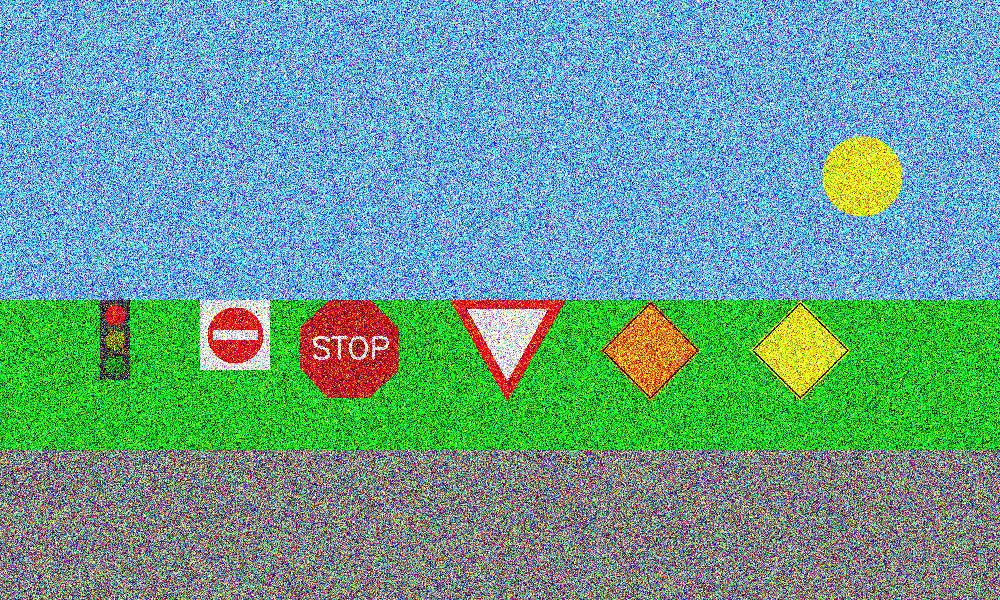
#> input picture ps02/input_images/noisy_scene_all_signs.png, 1000 x 600 px, given in place of simple_tl.png, which was not available
$ python experiment.py   (Python 2 division)
#> lines starting #> are read from the running program, lines starting #| are printed output that depends on the picture; after the words box and inside, x2 and y2 are one past the last pixel; in counts of white or black regions, pixels touching at a corner belong together; pictures that were not available may be replaced by others from this repository, and a replacement may not be noted
### ps02/ps2.py
"""
CS6476 Problem Set 2 imports. Only Numpy and cv2 are allowed.
"""
import cv2

import numpy as np


def traffic_light_detection(img_in, radii_range):
    """Finds the coordinates of a traffic light image given a radii
    range.

    Use the radii range to find the circles in the traffic light and
    identify which of them represents the yellow light.

    Analyze the states of all three lights and determine whether the
    traffic light is red, yellow, or green. This will be referred to
    as the 'state'.

    It is recommended you use Hough tools to find these circles in
    the image.

    The input image may be just the traffic light with a white
    background or a larger image of a scene containing a traffic
    light.

    Args:
        img_in (numpy.array): image containing a traffic light.
        radii_range (list): range of radii values to search for.

    Returns:
        tuple: 2-element tuple containing:
        coordinates (tuple): traffic light center using the (x, y)
                             convention.
        state (str): traffic light state. A value in {'red', 'yellow',
                     'green'}
    """

    image = np.copy(img_in)

    center = (0,0)
    red = False
    yellow = False
    green = False
    state = ""

    image_gray = img = cv2.cvtColor(image, cv2.COLOR_BGR2GRAY)
    circles = cv2.HoughCircles(image_gray, cv2.HOUGH_GRADIENT, 2.0 , 20,
                               param1=50, param2=20, minRadius=radii_range[0], maxRadius=radii_range[-1])

    if circles is not None:
        circles = np.round(circles[0, :]).astype(int)

        total_y = 0
        total_x = 0

        for c in circles:
            cv2.circle(image, (c[0], c[1]), c[2], (200, 20, 200), 2)

            total_x += c[0]
            total_y += c[1]

            if (image[c[1]][c[0]][1] >= 200):
                if (image[c[1]][c[0]][2] <= 50):
                    green = True
                elif (image[c[1]][c[0]][2] >= 200):
                    yellow = True
            elif (image[c[1]][c[0]][2] >= 200):
                red = True

        center = (int(total_x/3), int(total_y/3))

    if green:
        state = 'green'
    elif yellow:
        state = 'yellow'
    elif red:
        state = 'red'

    return (center, state)


# [148 lines left out: functions yield_sign_detection, stop_sign_detection, warning_sign_detection, construction_sign_detection, do_not_enter_sign_detection, traffic_sign_detection and 2 more, not called in this run]

### ps02/experiment.py
"""
CS6476: Problem Set 2 Experiment file

This script contains a series of function calls that run your ps2
implementation and output images so you can verify your results.
"""


import cv2

import ps2

import numpy as np


def draw_tl_center(image_in, center, state):
    """Marks the center of a traffic light image and adds coordinates
    with the state of the current image

    Use OpenCV drawing functions to place a marker that represents the
    traffic light center. Additionally, place text using OpenCV tools
    that show the numerical and string values of the traffic light
    center and state. Use the following format:

        ((x-coordinate, y-coordinate), 'color')

    See OpenCV's drawing functions:
    http://docs.opencv.org/2.4/modules/core/doc/drawing_functions.html

    Make sure the font size is large enough so that the text in the
    output image is legible.
    Args:
        image_in (numpy.array): input image.
        center (tuple): center numeric values.
        state (str): traffic light state values can be: 'red',
                     'yellow', 'green'.

    Returns:
        numpy.array: output image showing a marker representing the
        traffic light center and text that presents the numerical
        coordinates with the traffic light state.
    """

    image = np.copy(image_in)

    cv2.circle(image, center, 7, (200,20,200), -1)

    # shift the center a bit to beter place text box
    center = (center[0] + 10, center[1] - 2)

    font = cv2.FONT_HERSHEY_SIMPLEX
    font_size = 1.5
    thickness = 2

    label_size, baseline = cv2.getTextSize(state, font, font_size, thickness)

    inflate = 2 #amount to inflate rectangle by

    cv2.rectangle(image,
                  (center[0] - inflate, center[1] + inflate),
                  (center[0] + label_size[0] + inflate, center[1] - label_size[1] - inflate),
                  (0,0,0), -1)

    cv2.line(image,
             (center[0], center[1] + thickness),
             (center[0] + label_size[0], center[1] + thickness),
             (200,20,200), 2)

    cv2.putText(image, state, center, font, font_size, (255,255,255), thickness)

    return image


# [23 lines left out: function mark_traffic_signs, not called in this run]


def part_1():

    input_images = ['simple_tl', 'scene_tl_1', 'scene_tl_2', 'scene_tl_3']
    output_labels = ['ps2-1-a-1', 'ps2-1-a-2', 'ps2-1-a-3', 'ps2-1-a-4']

    # Define a radii range, you may define a smaller range based on your
    # observations.
    radii_range = range(10, 30, 1)

    for img_in, label in zip(input_images, output_labels):

        tl = cv2.imread("input_images/{}.png".format(img_in))
#> tl is the input picture: shape (600, 1000, 3); mean B, G, R 149.7, 158.4, 104.9
        coords, state = ps2.traffic_light_detection(tl, radii_range)
#> in traffic_light_detection, `image_gray = img = cv2.cvtColor(image, cv2.COLOR_BGR2GRAY)`:
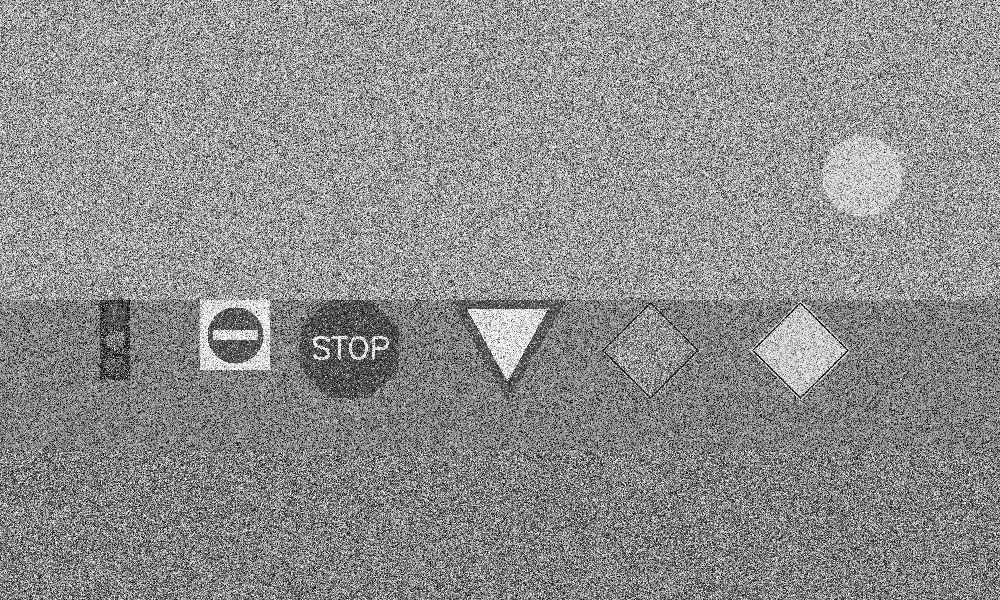
#> image_gray: shape (600, 1000); min 0, max 255, mean 141.4
#> in traffic_light_detection, `circles = cv2.HoughCircles(image_gray, cv2.HOUGH_GRADIENT, 2.0 , 20, p..`: circles = 997 rows, first 8: [235, 335, 27.8], [71, 77, 27.8], [953, 395, 27.8], [471, 463, 27.8], [281, 541, 27.8], [357, 475, 27.8], [477, 71, 27.8], [545, 565, 27.8]
#> in traffic_light_detection, `circles = np.round(circles[0, :]).astype(int)`: circles = 997 rows, first 8: [235, 335, 28], [71, 77, 28], [953, 395, 28], [471, 463, 28], [281, 541, 28], [357, 475, 28], [477, 71, 28], [545, 565, 28]
#> the loop in traffic_light_detection, `for c in circles:` made 997 passes
#> (c, total_x, total_y) on passes 1 to 12: ([235, 335, 28], 235, 335), ([71, 77, 28], 306, 412), ([953, 395, 28], 1259, 807), ([471, 463, 28], 1730, 1270), ([281, 541, 28], 2011, 1811), ([357, 475, 28], 2368, 2286), ([477, 71, 28], 2845, 2357), ([545, 565, 28], 3390, 2922), ([637, 495, 28], 4027, 3417), ([27, 357, 28], 4054, 3774), ([59, 203, 28], 4113, 3977), ([263, 43, 28], 4376, 4020)
#> (total_x, total_y) on passes 63, 64, 70, 71, 75, 81: (25957, 18369), (25994, 18488), (26850, 19802), (27135, 19935), (29069, 21565), (33917, 23497)
#> after the loop in traffic_light_detection, `for c in circles:`:
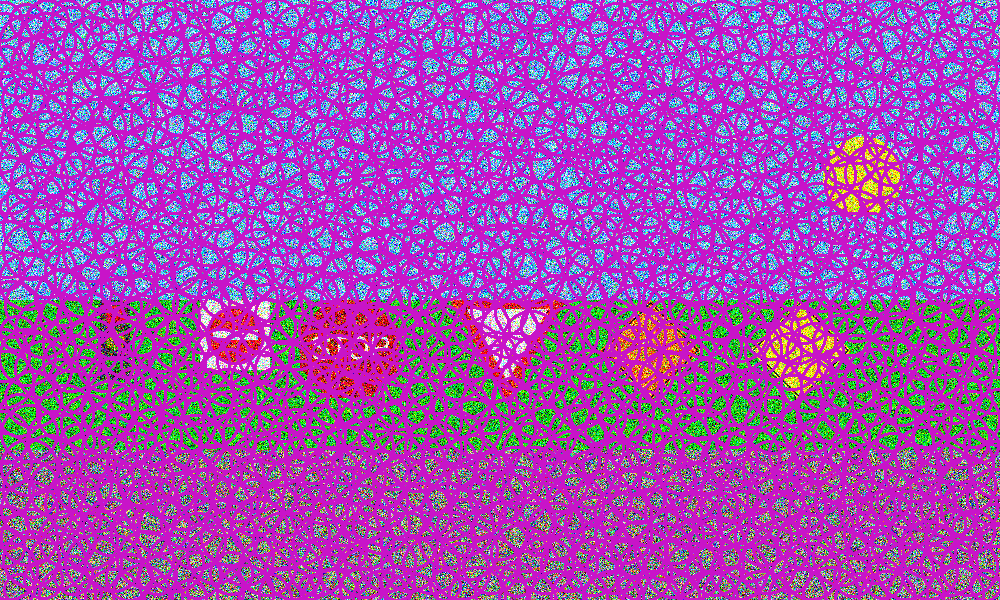
#> image: shape (600, 1000, 3); mean B, G, R 179.4, 77.9, 160.6
#> after the loop in traffic_light_detection, `for c in circles:`: total_x = 499621; total_y = 299523
#> in traffic_light_detection, `center = (int(total_x/3), int(total_y/3))`: center = (166540, 99841)
#> coords = (166540, 99841); state = 'green'

        img_out = draw_tl_center(tl, coords, state)
#> in draw_tl_center, `center = (center[0] + 10, center[1] - 2)`: center = (166550, 99839)
#> in draw_tl_center, `font = cv2.FONT_HERSHEY_SIMPLEX`: font = 0
#> in draw_tl_center, `label_size, baseline = cv2.getTextSize(state, font, font_size, thickne..`: label_size = (132, 32); baseline = 14
        cv2.imwrite("output/{}.png".format(label), img_out)
#> pass 2 of the loop in part_1, `for img_in, label in zip(input_images, output_labels):`:
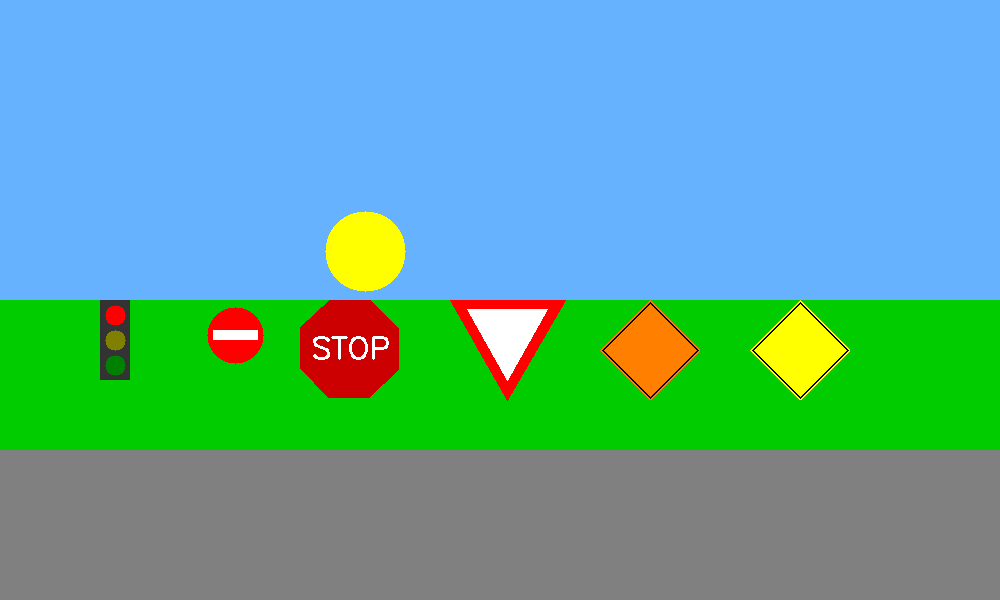
#> input picture ps02/input_images/scene_all_signs.png, 1000 x 600 px, given in place of scene_tl_1.png, which was not available
#> in part_1, tl is the input picture: shape (600, 1000, 3); mean B, G, R 159.2, 167.8, 95
#> in traffic_light_detection (call 2), `image_gray = img = cv2.cvtColor(image, cv2.COLOR_BGR2GRAY)`:
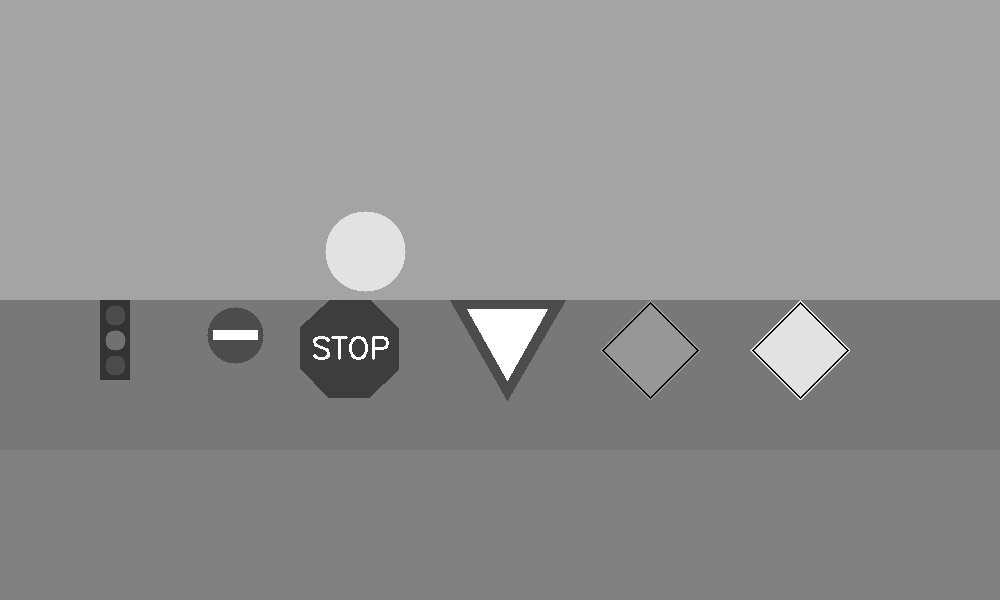
#> image_gray: shape (600, 1000); min 0, max 255, mean 145
#> in traffic_light_detection (call 2), `circles = cv2.HoughCircles(image_gray, cv2.HOUGH_GRADIENT, 2.0 , 20, p..`: circles = 20 rows, first 8: [235, 335, 27.6], [339, 369, 27.8], [337, 329, 27.8], [373, 361, 25.4], [359, 317, 27.8], [339, 349, 14.2], [317, 335, 18.6], [315, 361, 16.8]
#> in traffic_light_detection (call 2), `circles = np.round(circles[0, :]).astype(int)`: circles = 20 rows, first 8: [235, 335, 28], [339, 369, 28], [337, 329, 28], [373, 361, 25], [359, 317, 28], [339, 349, 14], [317, 335, 19], [315, 361, 17]
#> the loop in traffic_light_detection (call 2), `for c in circles:` made 20 passes
#> (c, total_x, total_y) on passes 1 to 8: ([235, 335, 28], 235, 335), ([339, 369, 28], 574, 704), ([337, 329, 28], 911, 1033), ([373, 361, 25], 1284, 1394), ([359, 317, 28], 1643, 1711), ([339, 349, 14], 1982, 2060), ([317, 335, 19], 2299, 2395), ([315, 361, 17], 2614, 2756)
#> after the loop in traffic_light_detection (call 2), `for c in circles:`:
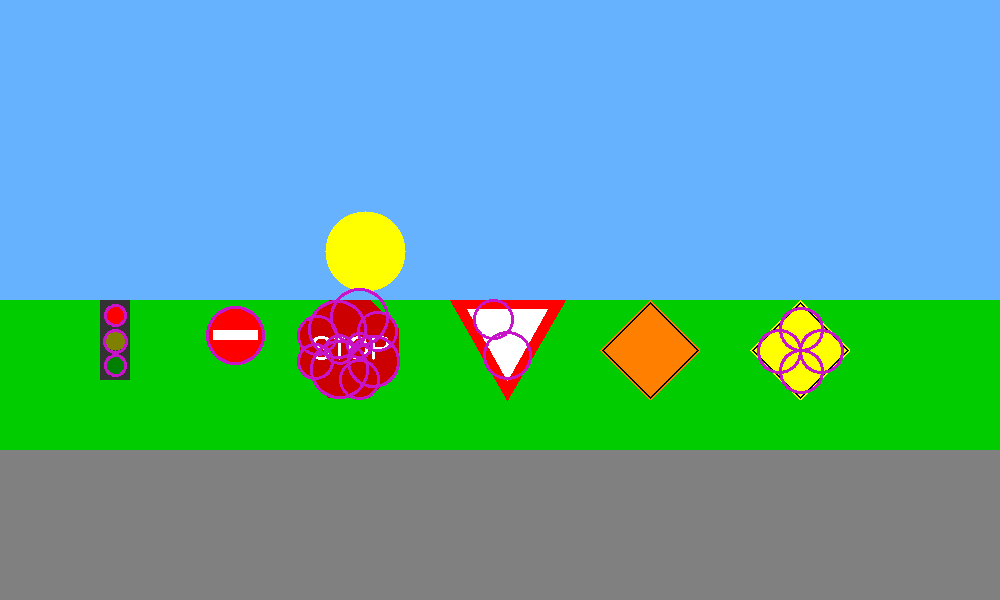
#> image: shape (600, 1000, 3); 1.13% of pixels changed, all inside (x1, y1, x2, y2) = (103, 288, 844, 400)
#> after the loop in traffic_light_detection (call 2), `for c in circles:`: total_x = 8256; total_y = 6908
#> in traffic_light_detection (call 2), `center = (int(total_x/3), int(total_y/3))`: center = (2752, 2302)
#> state = 'yellow'


# [73 lines left out: functions part_2, part_3, part_4, part_5a, part_5b, not called in this run]

if __name__ == '__main__':
#> (the run stopped early here; a loop or call above may not have finished)
